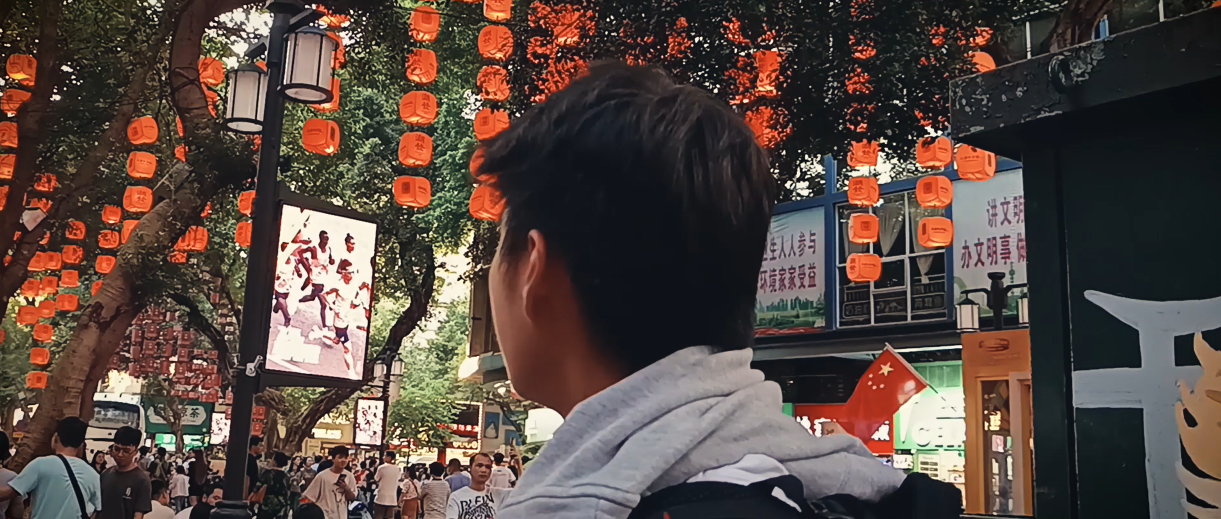
#> input picture images/clay.png, 2442 x 1038 px (shown at 1/2 size)
$ python blur.py
#> lines starting #> are read from the running program, lines starting #| are printed output that depends on the picture; after the words box and inside, x2 and y2 are one past the last pixel; in counts of white or black regions, pixels touching at a corner belong together
import cv2
import numpy as np

def blur_background(image: np.ndarray, mask: np.ndarray, ksize: tuple = (33, 33), sigma: int = 0) -> np.ndarray:
    """
    Blurs the background of the image while keeping the foreground (mask) sharp.

    Args:
        image (np.ndarray): RGB image of shape (H, W, 3).
        mask (np.ndarray): Binary mask of shape (H, W), foreground=1 or 255, background=0.
        ksize (tuple, optional): Kernel size for Gaussian blur. Defaults to (23, 23).
        sigma (int, optional): Standard deviation for Gaussian blur. Defaults to 0.

    Returns:
        np.ndarray: Result image with blurred background and sharp foreground.
    """
    # Ensure mask is binary and 3-channel
    mask_bin = (mask > 0).astype(np.uint8)
    mask_3c = np.repeat(mask_bin[:, :, None], 3, axis=2)

    blurred = cv2.GaussianBlur(image, ksize, sigma)
    combined = np.where(mask_3c == 1, image, blurred)

    return combined

def show_resized(window_name, image, max_size=1000):
    h, w = image.shape[:2]
    scale = min(max_size / h, max_size / w, 1.0)  # scale ≤ 1.0, only shrink if too big
    resized = cv2.resize(image, (int(w * scale), int(h * scale)))
    cv2.imshow(window_name, resized)

if __name__ == "__main__":
    import sys
    import os

    base_dir = os.path.dirname(os.path.abspath(__file__))  # directory where script is
    image_path = os.path.abspath(os.path.join(base_dir, "../../images/clay.png"))
    image = cv2.imread(image_path)
#> image is the input picture: shape (1038, 2442, 3); mean B, G, R 65.8, 72, 86.8
    if image is None:
        print(f"Failed to load image: {image_path}")
        sys.exit(1)

    # Create a dummy mask: a white circle in center as foreground, rest background
    mask = np.zeros(image.shape[:2], dtype=np.uint8)
    h, w = mask.shape
#> h = 1038; w = 2442
    cv2.circle(mask, (w//2, h//2), min(h, w)//4, 255, -1)  # white circle mask
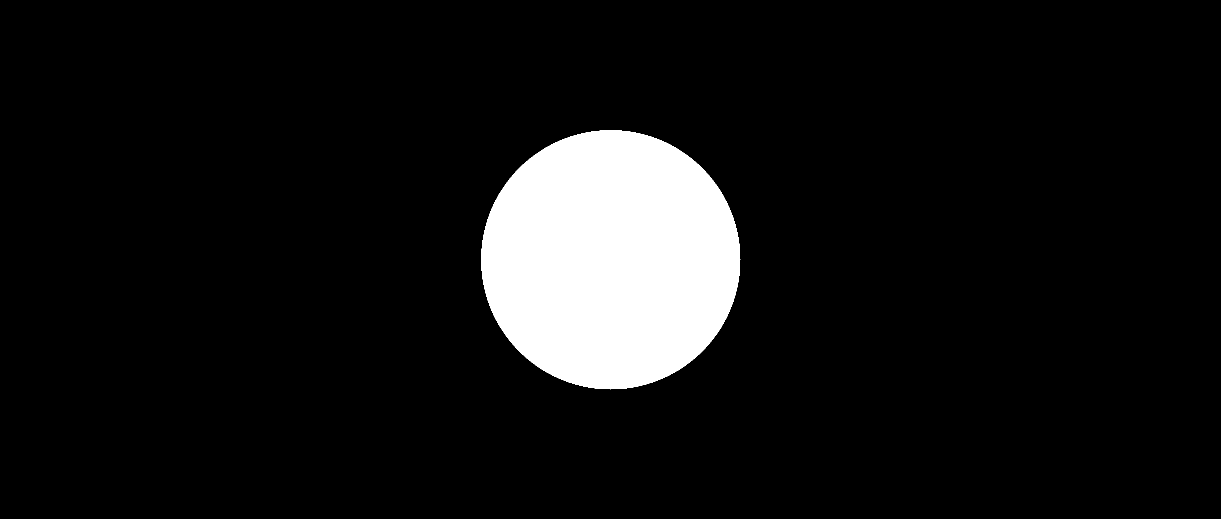
#> mask: shape (1038, 2442) (shown at 1/2 size); 8.3% white; 1 white region, box (x1, y1, x2, y2) and area: (962, 260, 1481, 779) 210713

    # Call blur function
    result = blur_background(image, mask)
#> in blur_background, `blurred = cv2.GaussianBlur(image, ksize, sigma)`:
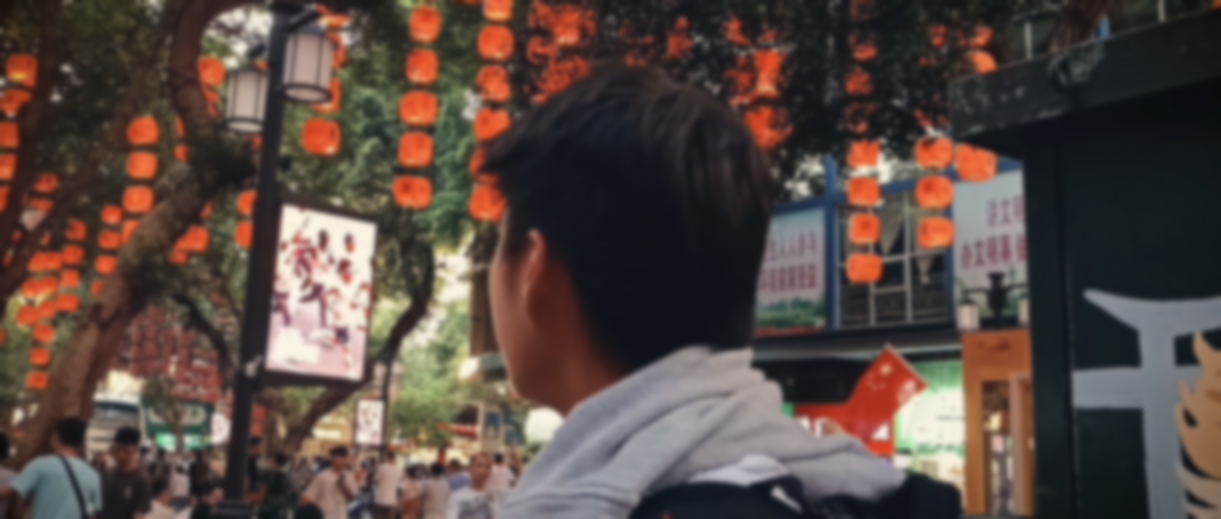
#> blurred: shape (1038, 2442, 3) (shown at 1/2 size); mean B, G, R 65.8, 72, 86.8

    # Show original and result side-by-side
    combined_display = np.hstack([image, result])
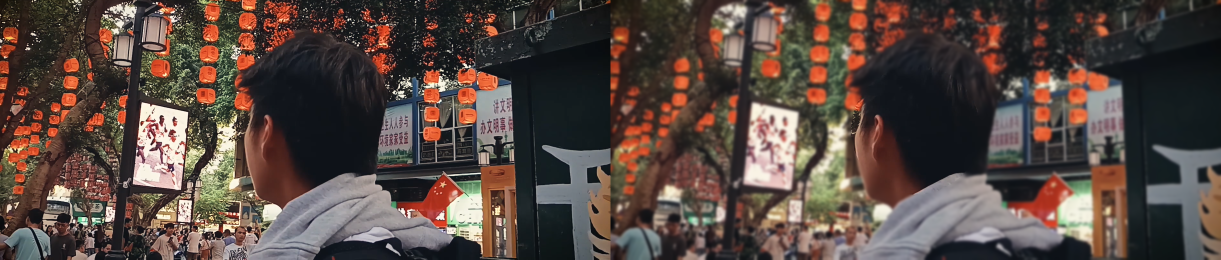
#> combined_display: shape (1038, 4884, 3) (shown at 1/4 size); mean B, G, R 65.8, 72, 86.8
    show_resized("Original (left) vs Blurred Background (right)", combined_display, max_size=800)
#> in show_resized, `resized = cv2.resize(image, (int(w * scale), int(h * scale)))`:
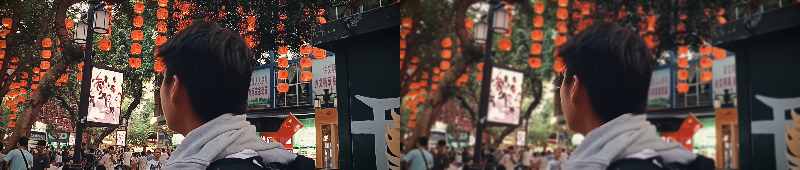
#> resized: shape (170, 800, 3); mean B, G, R 65.7, 71.9, 86.7

    cv2.waitKey(0)
    cv2.destroyAllWindows()

$ run again, with images/beach.jpg saved as images/clay.png
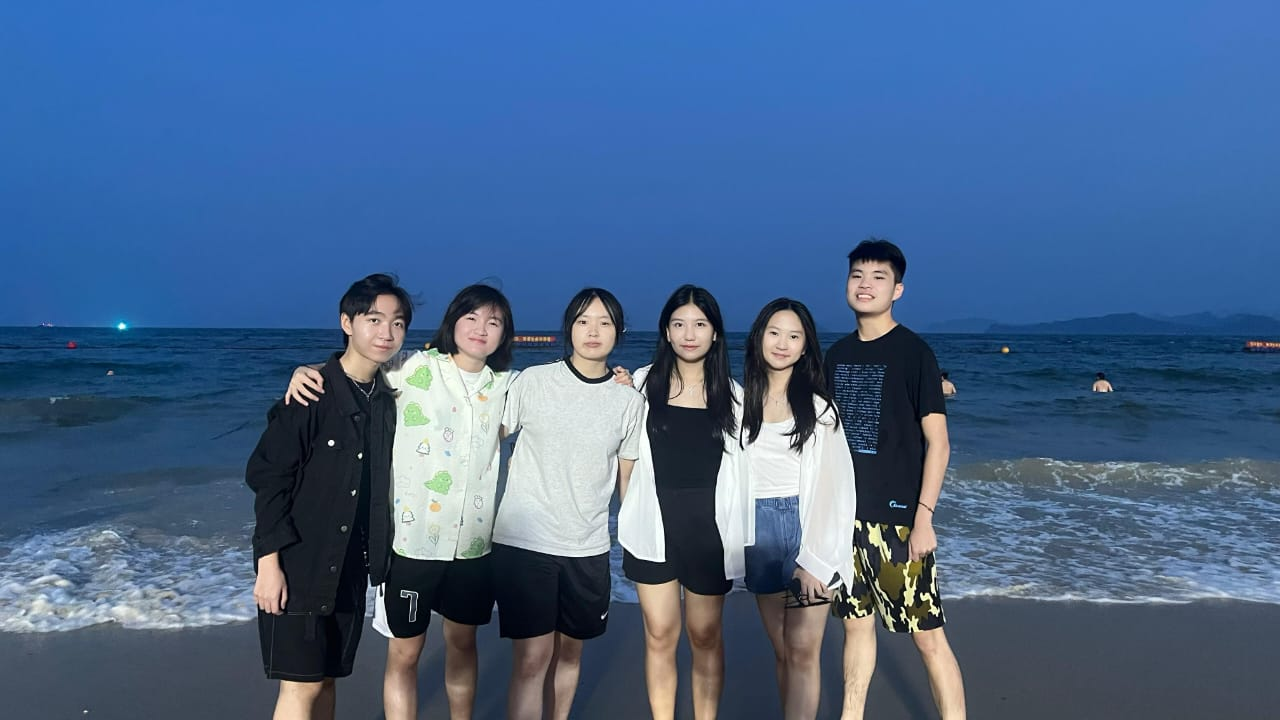
#> input picture images/beach.jpg, 1280 x 720 px
#> image is the input picture: shape (720, 1280, 3); mean B, G, R 139.3, 100.9, 71.3
#> `cv2.circle(mask, (w//2, h//2), min(h, w)//4, 255, -1)`:
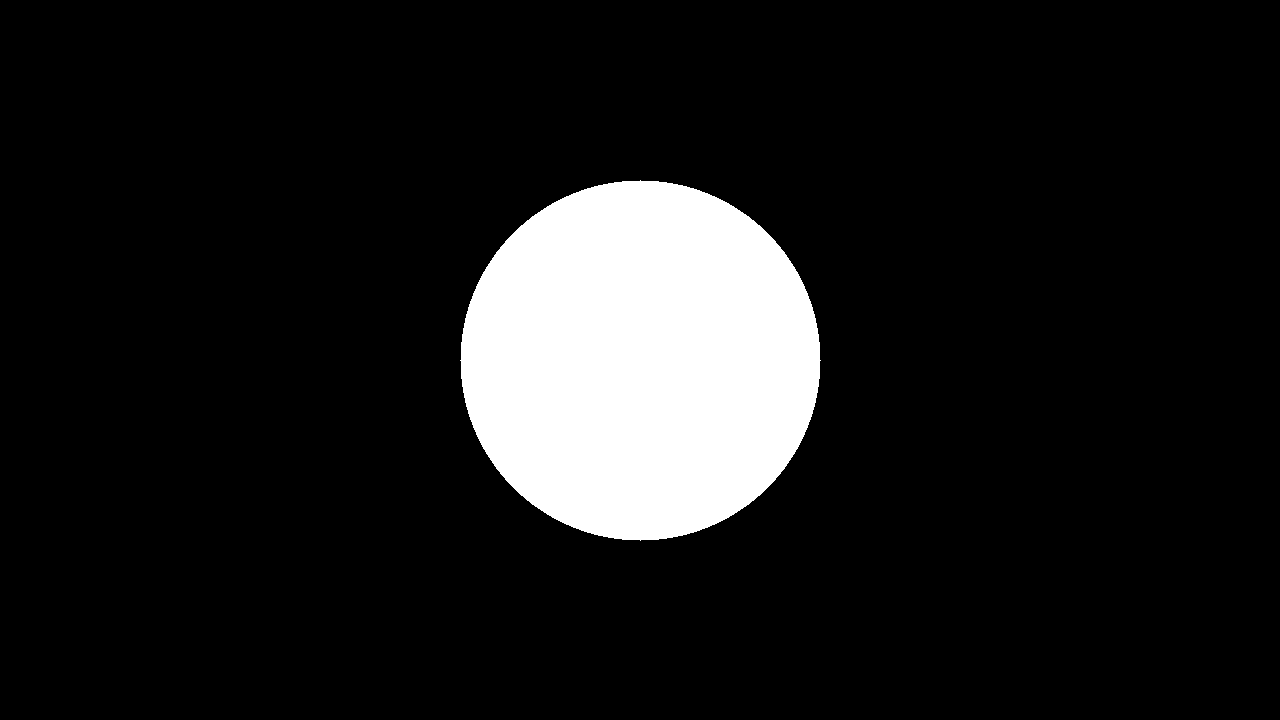
#> mask: shape (720, 1280); 11% white; 1 white region, box (x1, y1, x2, y2) and area: (460, 180, 821, 541) 101765
#> in show_resized, `resized = cv2.resize(image, (int(w * scale), int(h * scale)))`:
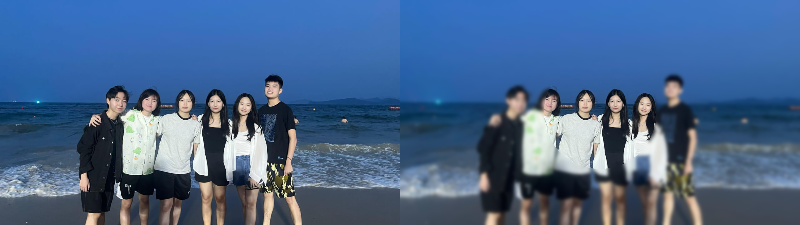
#> resized: shape (225, 800, 3); mean B, G, R 139.3, 100.9, 71.3

$ run again, with images/hand.jpg saved as images/clay.png
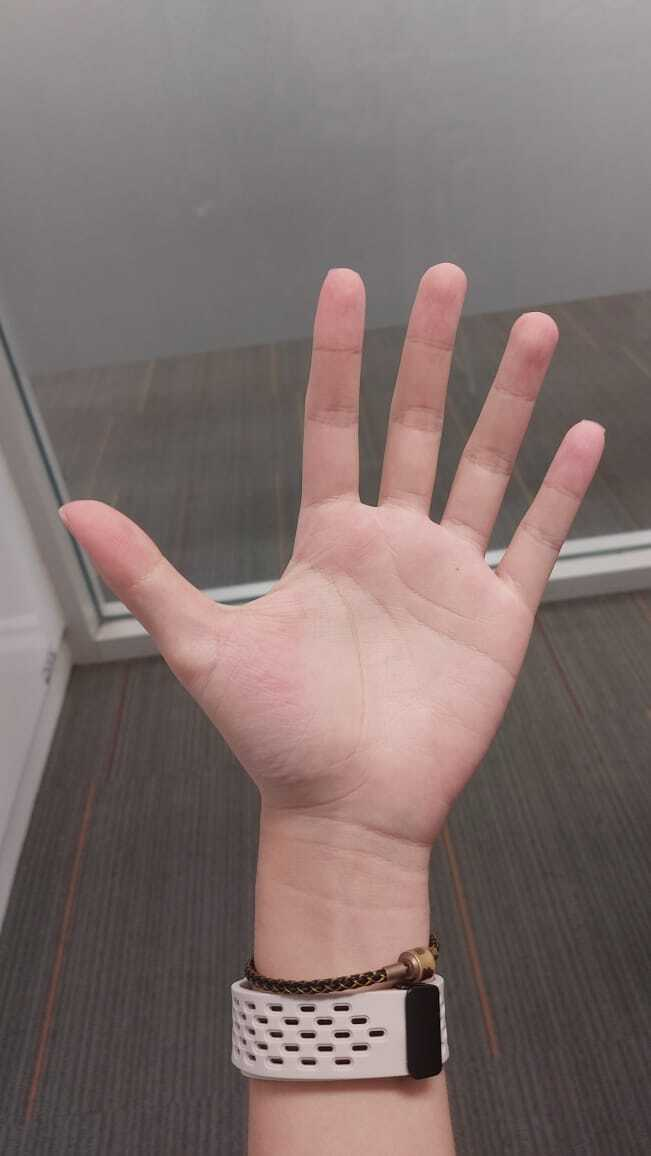
#> input picture images/hand.jpg, 651 x 1156 px
#> image is the input picture: shape (1156, 651, 3); mean B, G, R 109.2, 111.7, 126.9
#> `cv2.circle(mask, (w//2, h//2), min(h, w)//4, 255, -1)`:
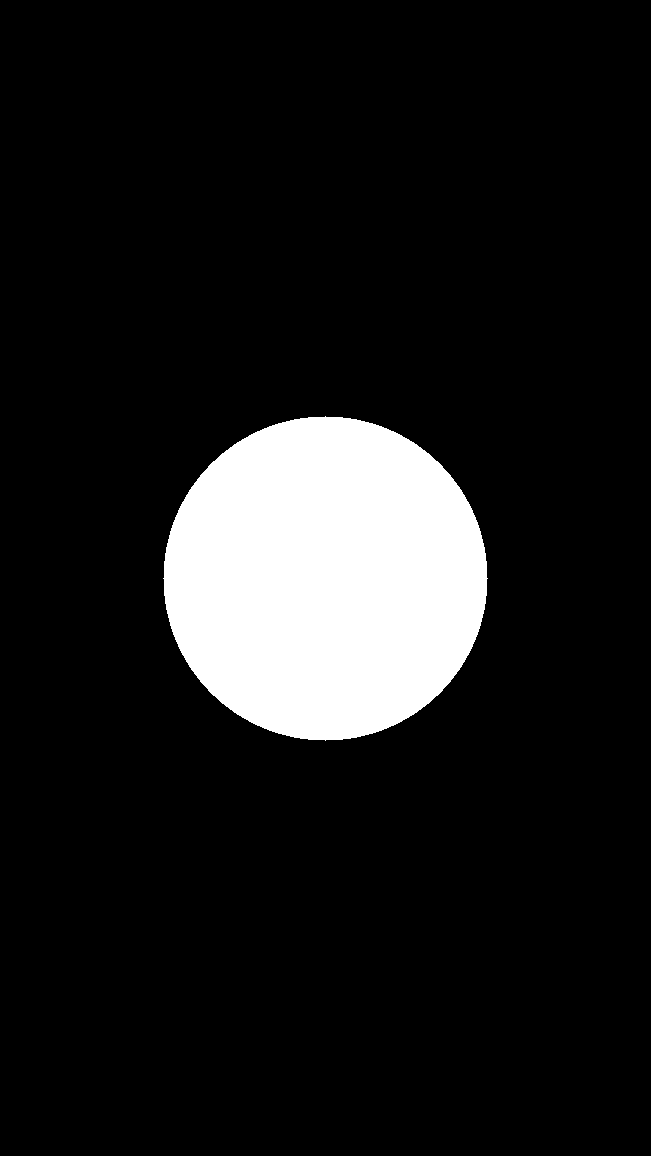
#> mask: shape (1156, 651); 11% white; 1 white region, box (x1, y1, x2, y2) and area: (163, 416, 488, 741) 82433
#> in show_resized, `resized = cv2.resize(image, (int(w * scale), int(h * scale)))`:
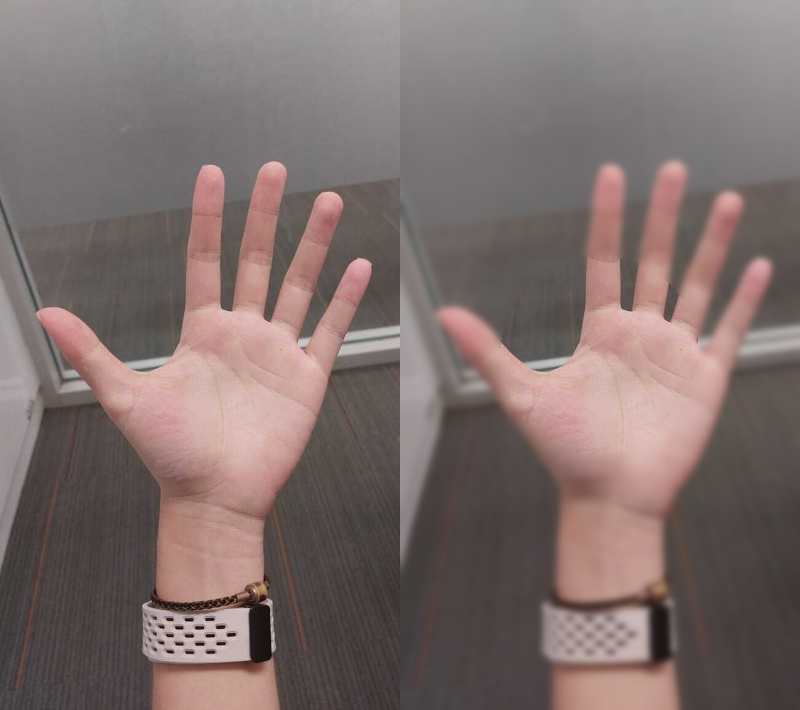
#> resized: shape (710, 800, 3); mean B, G, R 109.1, 111.6, 126.8

$ run again, with images/hand2.jpg saved as images/clay.png
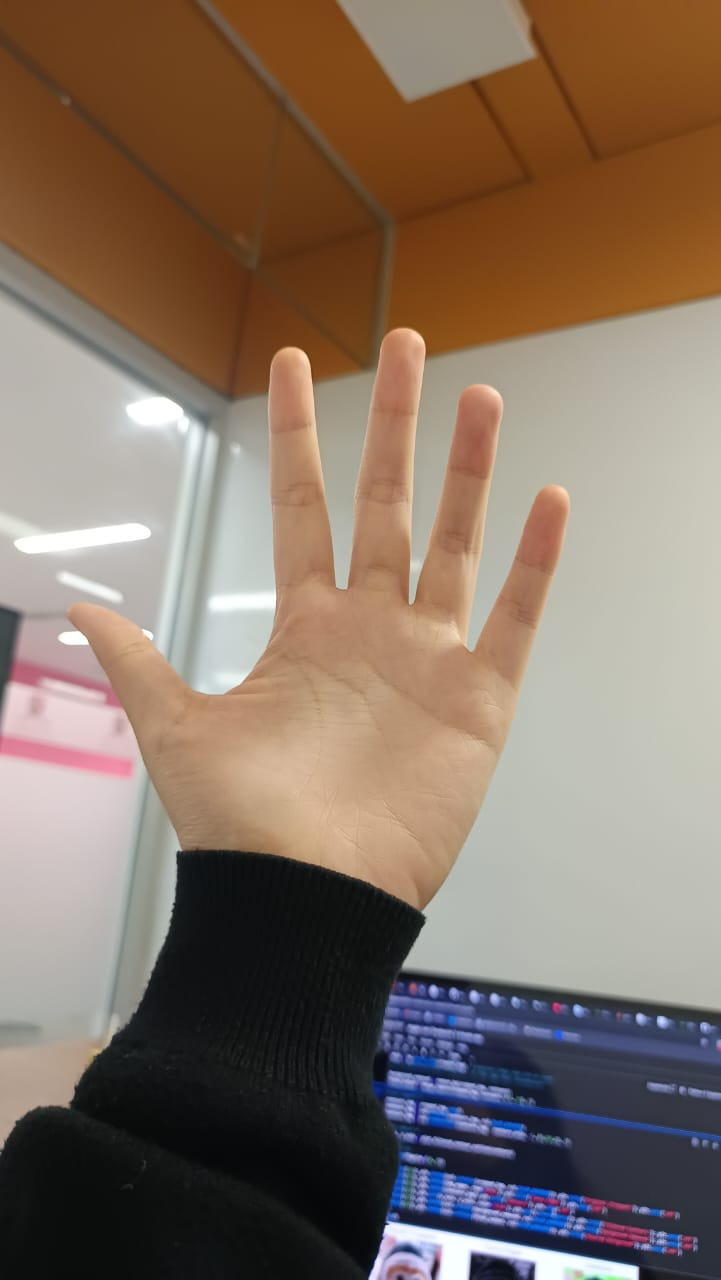
#> input picture images/hand2.jpg, 721 x 1280 px
#> image is the input picture: shape (1280, 721, 3); mean B, G, R 100.5, 114.4, 132.6
#> `cv2.circle(mask, (w//2, h//2), min(h, w)//4, 255, -1)`:
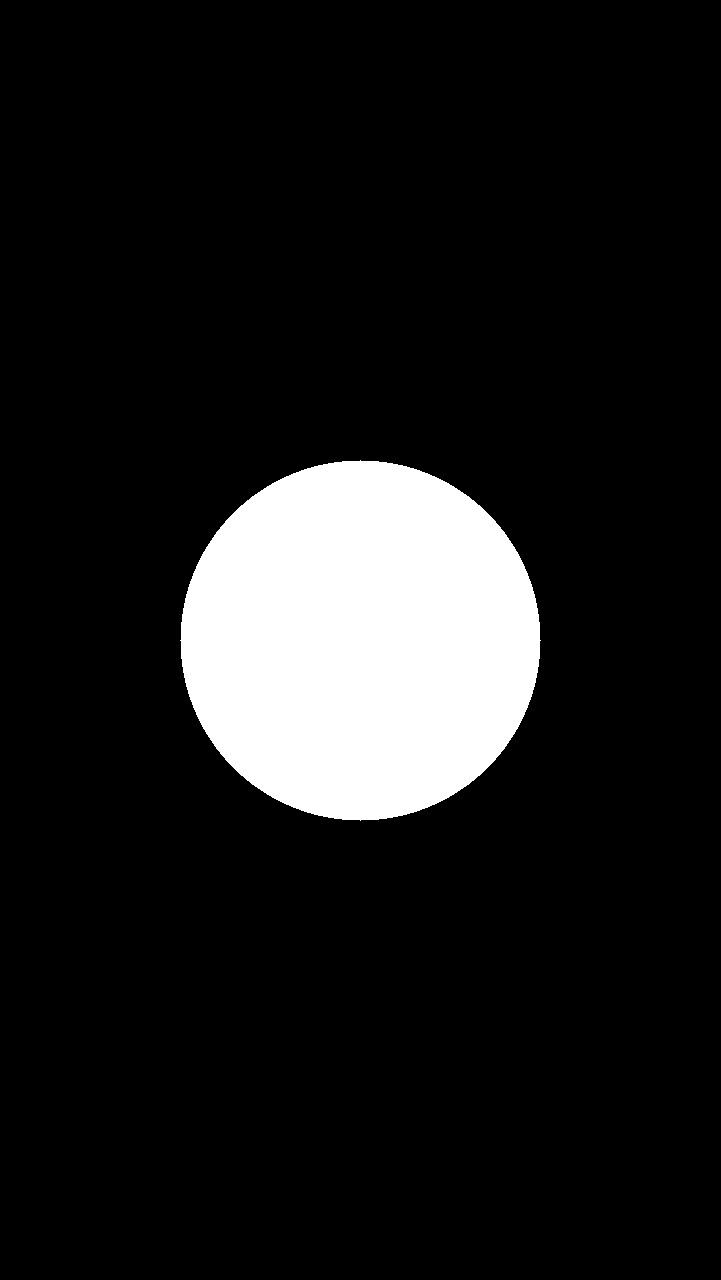
#> mask: shape (1280, 721); 11% white; 1 white region, box (x1, y1, x2, y2) and area: (180, 460, 541, 821) 101765
#> in show_resized, `resized = cv2.resize(image, (int(w * scale), int(h * scale)))`:
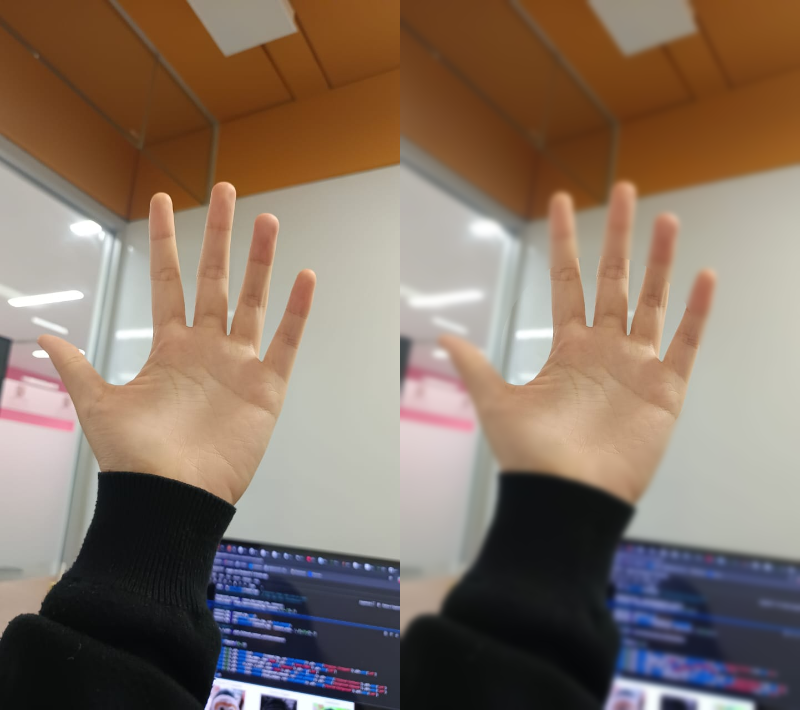
#> resized: shape (710, 800, 3); mean B, G, R 100.4, 114.4, 132.6
